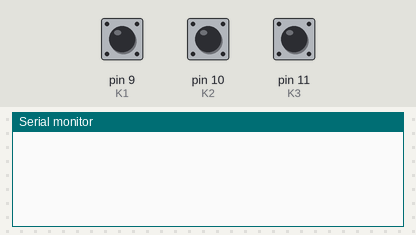
This sketch was run on a simulated Arduino Uno, built with avr-gcc and run on an emulated ATmega328P. Parts: the last lines printed to the serial monitor. Inputs (shaded band) come from the test bench; at power-on: pin 9 (K1) HIGH, pin 10 (K2) HIGH, pin 11 (K3) HIGH.

Above: at 1.2 s.
1.3 s: pin 9 (K1) pulled LOW for 0.15 s
At 2.5 s:
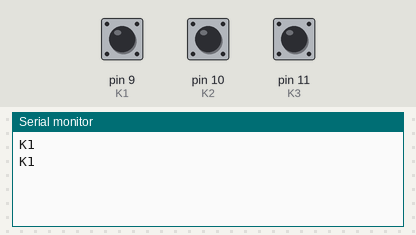
2.9 s: pin 10 (K2) pulled LOW for 0.15 s
At 3.8 s:
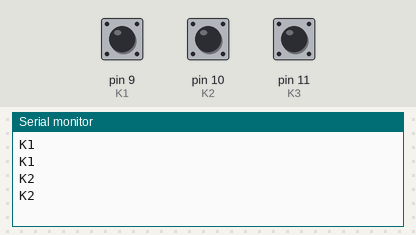
4.5 s: pin 11 (K3) pulled LOW for 0.15 s
At 5.0 s:
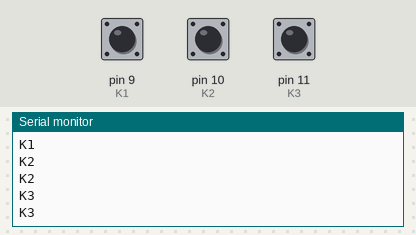
Timing chart, 0 to 7.5 s (numbered marks = the images above; inputs shaded):
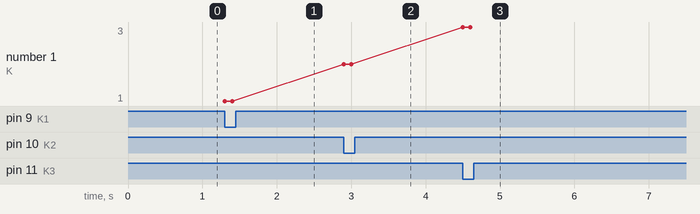

Measured:
- after the input at 1.3 s, the serial monitor: prints a new line at once (image 1)
- after the input at 2.9 s, the serial monitor: prints a new line at once (image 2)
- after the input at 4.5 s, the serial monitor: prints a new line at once (image 3)
- plotted number 1: 1 → 2 after the input at 2.9 s, 2 → 3 after the input at 4.5 s

The sketch:

Knoppen.ino
```cpp
#define K1 9
#define K2 10
#define K3 11

void setup() {
  pinMode(K1, INPUT_PULLUP);
  pinMode(K2, INPUT_PULLUP);
  pinMode(K3, INPUT_PULLUP);
  Serial.begin(9600);
}


void loop() {
  if (digitalRead(K1) == LOW && digitalRead(K2) == HIGH && digitalRead(K3) == HIGH) Serial.println("K1");
  if (digitalRead(K2) == LOW && digitalRead(K1) == HIGH && digitalRead(K3) == HIGH) Serial.println("K2");
  if (digitalRead(K3) == LOW && digitalRead(K1) == HIGH && digitalRead(K2) == HIGH) Serial.println("K3");
  delay(100);
}
```
